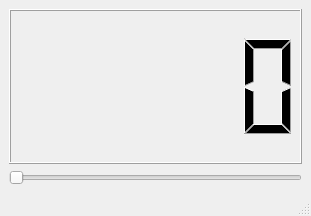
<?xml version="1.0" encoding="UTF-8"?>
<ui version="4.0">
 <class>mainWindow</class>
 <widget class="QMainWindow" name="mainWindow">
  <property name="geometry">
   <rect>
    <x>0</x>
    <y>0</y>
    <width>311</width>
    <height>216</height>
   </rect>
  </property>
  <property name="windowTitle">
   <string>刻度</string>
  </property>
  <widget class="QWidget" name="centralwidget">
   <layout class="QVBoxLayout" name="verticalLayout">
    <item>
     <widget class="QLCDNumber" name="l01"/>
    </item>
    <item>
     <widget class="QSlider" name="s01">
      <property name="toolTip">
       <string>改变这个就可以改变lcd数字啦</string>
      </property>
      <property name="orientation">
       <enum>Qt::Horizontal</enum>
      </property>
     </widget>
    </item>
   </layout>
  </widget>
  <widget class="QMenuBar" name="menubar">
   <property name="geometry">
    <rect>
     <x>0</x>
     <y>0</y>
     <width>311</width>
     <height>26</height>
    </rect>
   </property>
  </widget>
  <widget class="QStatusBar" name="statusbar"/>
 </widget>
 <resources/>
 <connections/>
</ui>
